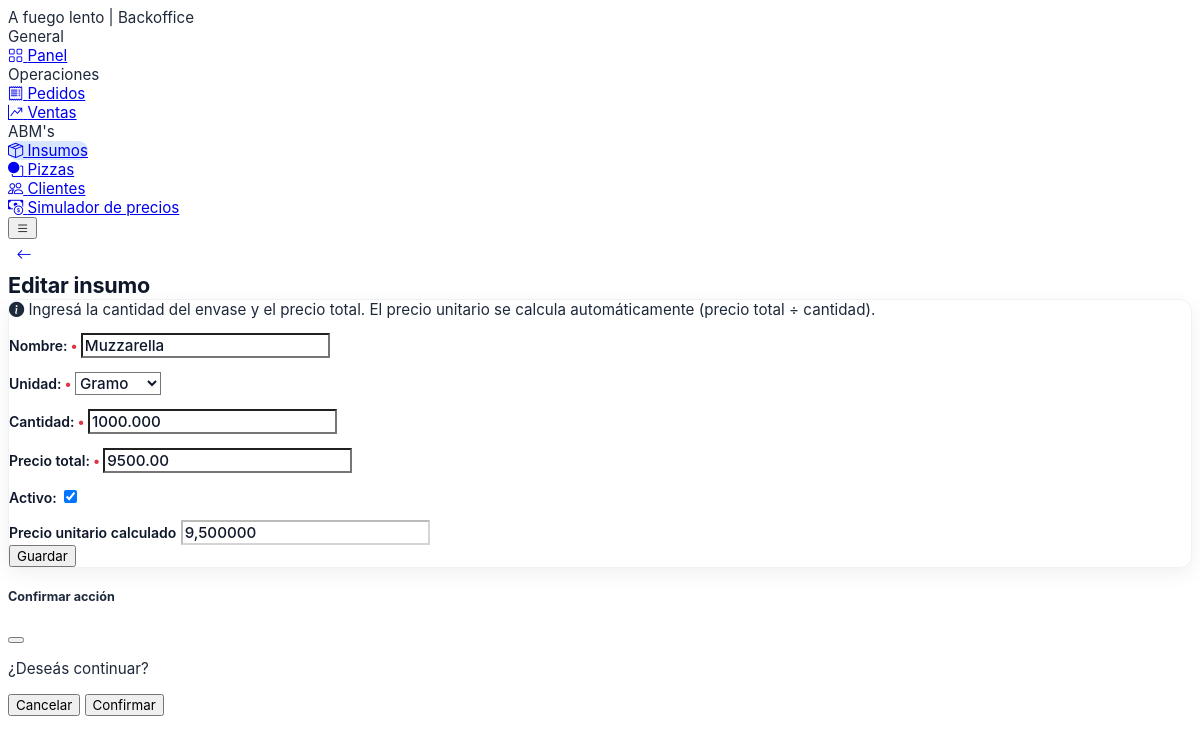
The app's page /ingredients/1/edit/ with its own data.
### core/models.py (models this page shows, shortened)
class TimestampedModel(models.Model):
    created_at = models.DateTimeField(auto_now_add=True)
    updated_at = models.DateTimeField(auto_now=True)
    class Meta:
        abstract = True

class Ingredient(TimestampedModel):
    class Unit(models.TextChoices):
        GRAM = "g", "Gramo"
        MILLILITER = "ml", "Mililitro"
        UNIT = "un", "Unidad"
    name = models.CharField(max_length=120, unique=True)
    unit = models.CharField(max_length=2, choices=Unit.choices)
    quantity = models.DecimalField(
        max_digits=12,
        decimal_places=3,
        validators=[MinValueValidator(0.001)],
        verbose_name="Cantidad",
    )
    total_price = models.DecimalField(
        max_digits=12,
        decimal_places=2,
        validators=[MinValueValidator(0)],
        verbose_name="Precio total",
    )
    unit_price = models.DecimalField(
        max_digits=14,
        decimal_places=6,
        validators=[MinValueValidator(0)],
        verbose_name="Precio unitario",
    )
    is_active = models.BooleanField(default=True)

### core/views.py (the view, shortened to what this page needs)
# urls.py: path("ingredients/<int:pk>/edit/", IngredientUpdateView.as_view(), name="ingredient_update"),
class IngredientUpdateView(View):
    template_name = "core/ingredient_form.html"
    def get(self, request, pk):
        ingredient = get_object_or_404(Ingredient, pk=pk)
        return render(
            request,
            self.template_name,
            {"form": IngredientForm(instance=ingredient), "ingredient": ingredient},
        )

### core/forms.py
class IngredientForm(forms.ModelForm):
    class Meta:
        model = Ingredient
        fields = ["name", "unit", "quantity", "total_price", "is_active"]
    def __init__(self, *args, **kwargs):
        super().__init__(*args, **kwargs)
        _apply_styles(self)
        self.fields["name"].label = "Nombre"
        self.fields["unit"].label = "Unidad"
        self.fields["quantity"].label = "Cantidad"
        self.fields["total_price"].label = "Precio total"
        self.fields["is_active"].label = "Activo"

### core/forms.py (called while the page is built)
def _apply_styles(form):
    for field in form.fields.values():
        widget = field.widget
        existing = widget.attrs.get("class", "")
        if isinstance(widget, (forms.Select, forms.SelectMultiple)):
            css = "form-select"
        elif isinstance(widget, forms.CheckboxInput):
            css = "form-check-input"
        else:
            css = "form-control"
        widget.attrs["class"] = f"{existing} {css}".strip()

### templates/core/ingredient_form.html (shortened to what this page needs)
{% extends "base.html" %}
{% block page_back %}
<a class="btn btn-icon btn-light-primary bo-back-btn" href="/ingredients/" title="Volver">
  <i class="bi bi-arrow-left"></i>
</a>
{% endblock %}
{% block page_title %}{% if ingredient %}Editar insumo{% else %}Nuevo insumo{% endif %}{% endblock %}
{% block content %}
<div class="card bo-content-card">
  <div class="card-body">
    <div class="alert alert-primary d-flex align-items-center p-5 mb-4">
      <i class="bi bi-info-circle-fill fs-3 text-primary me-3"></i>
      <span>Ingresá la cantidad del envase y el precio total. El precio unitario se calcula automáticamente (precio total ÷ cantidad).</span>
    </div>
    <form method="post" class="bo-form">
      {{ form.as_p }}
      {% if ingredient %}
        <div class="mb-4">
          <label class="form-label text-dark">Precio unitario calculado</label>
          <input class="form-control" type="text" value="{{ ingredient.unit_price }}" readonly disabled>
        </div>
      {% endif %}
      <button class="btn btn-primary" type="submit">Guardar</button>
    </form>
  </div>
</div>
{% endblock %}

### templates/base.html (style rules this page uses)
:root { --bo-font: Inter, Helvetica, "Segoe UI", Arial, sans-serif; --bo-text: #1e293b; --bo-text-muted: #64748b; --bo-text-strong: #0f172a; --bo-title-size: 1.05rem; --bo-body-size: 0.95rem; --bo-label-size: 0.875rem; --bo-help-size: 0.875rem; --bo-kpi-label-size: 0.75rem; --bo-kpi-value-size: 1.75rem; }
body, .form-control, .form-select, .btn, .menu-title, .card-title, .table, .list-group-item, .badge, .alert, .modal { font-family: var(--bo-font) !important; }
body { color: var(--bo-text); font-size: var(--bo-body-size); }
.bo-content-card { border: 1px solid #edf2f7; box-shadow: 0 6px 20px rgba(15, 23, 42, 0.06); border-radius: 0.75rem; }
.bo-form label, .bo-form .form-label, .bo-form p, .bo-form .text-secondary, .bo-form .form-check-label { color: var(--bo-text-strong) !important; font-size: var(--bo-label-size) !important; font-weight: 600 !important; }
.bo-form input, .bo-form select, .bo-form textarea { color: var(--bo-text-strong) !important; background-color: #fff !important; font-size: var(--bo-body-size) !important; font-weight: 500 !important; }
.bo-back-btn { width: 32px !important; height: 32px !important; min-width: 32px; border-radius: 999px !important; padding: 0 !important; display: inline-flex; align-items: center; justify-content: center; }
.bo-back-btn i { font-size: 0.95rem !important; }

### records on screen
Ingredient: name "Muzzarella", unit "Gramo", quantity "1000.000", total_price "9500.00", is_active "☑", unit_price "9,500000"
